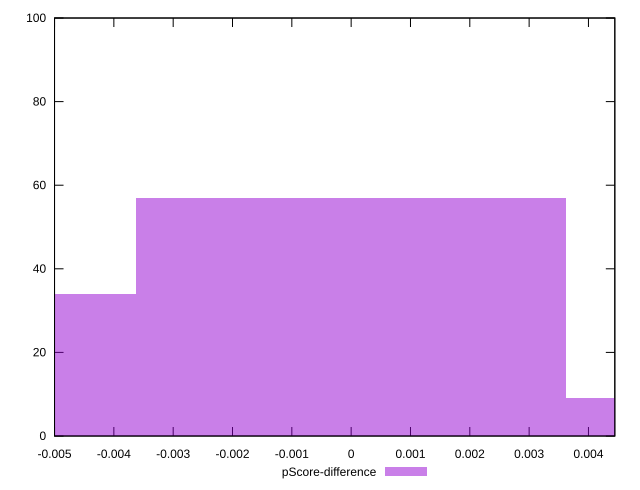

Source code (gnuplot):
reset

$pScoreDifference <<EOF
0 57
-0.00724035295904519 34
0.00724035295904519 9
EOF

set key outside below
set boxwidth 0.00724035295904519
set xrange [-0.0050000000000000044:0.004444444444444473]
set yrange [0:100]
set trange [0:100]
set style fill transparent solid 0.5 noborder
set terminal svg size 640, 490 enhanced background rgb 'white'
set output "report_00015_2021-02-09T16-11-33.973Z/offscreen-images/samples/pages+cached/pScore-difference/histogram.svg"

plot $pScoreDifference title "pScore-difference" with boxes

reset
